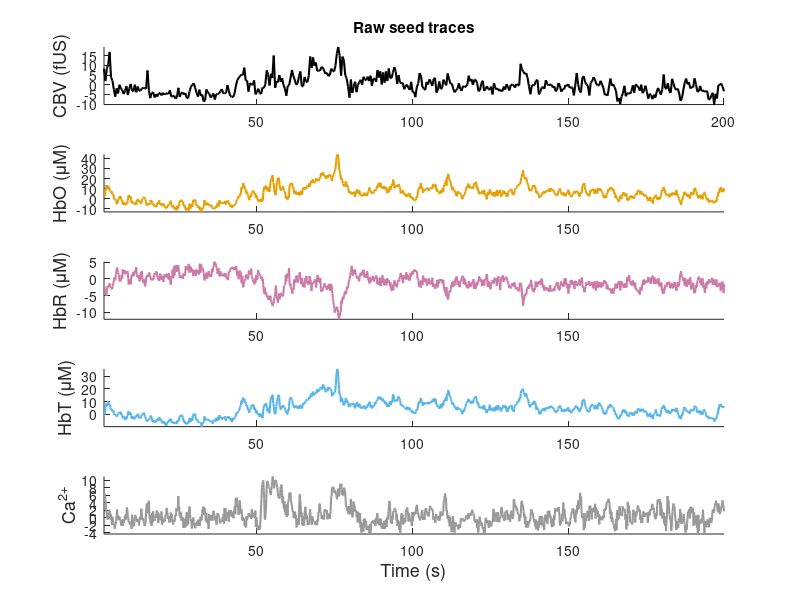
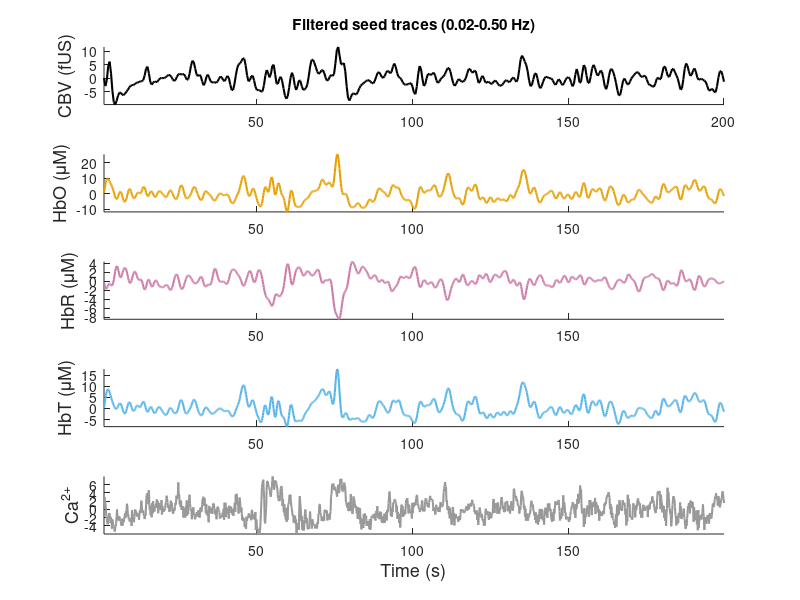

Write MATLAB code to recreate these figures, in order. (Note: this script raises an error after producing the figures.)
%% Code by Shubham Mirg
%%% Kothapalli Lab
%%% Load baseline normalized roi averaged traces
%% ---- Load ----
load('seed_traces_raw.mat');          % Sample seedTrace (Fig 1)
t_fus = seedTrace.t_fus;
t_opt = seedTrace.t_opt;
frameRate_opt = seedTrace.params.frameRate_opt;
frameRate_fus = seedTrace.params.frameRate_fus;

%% ---- Processing parameters ----
f_low   = 0.02;          % bandpass low cutoff (Hz)
f_high  = 0.5;           % bandpass high cutoff (Hz)
f_lowc  = 0.02;          % calcium high-pass cutoff (Hz)
wincorr = 20;            % xcorr lag window (samples)

[fil1, fil2]         = butter(4, [f_low f_high]/(frameRate_opt/2), 'bandpass');
[fil1c, fil2c]       = butter(4, [f_lowc]/(frameRate_opt/2),       'high');
[fil1_fus, fil2_fus] = butter(4, [f_low f_high]/(frameRate_fus/2), 'bandpass');

%% ---- Apply filtering ----
fus_f = filtfilt(fil1_fus, fil2_fus, seedTrace.fus(:)).';
hbo_f = filtfilt(fil1,  fil2,  seedTrace.hbo(:)).';
hbr_f = filtfilt(fil1,  fil2,  seedTrace.hbr(:)).';
hbt_f = filtfilt(fil1,  fil2,  seedTrace.hbt(:)).';
ca_f  = filtfilt(fil1c, fil2c, seedTrace.ca(:)).';

%% ---- Interpolate optical -> fUS time base ----
hbo_int = interp1(t_opt, hbo_f, t_fus, 'linear', 'extrap');
hbr_int = interp1(t_opt, hbr_f, t_fus, 'linear', 'extrap');
hbt_int = interp1(t_opt, hbt_f, t_fus, 'linear', 'extrap');
ca_int  = interp1(t_opt, ca_f,  t_fus, 'linear', 'extrap');

%% ---- 10 colorblind-friendly colors ----
cb10 = [ ...
    0.000 0.000 0.000;  % black
    0.902 0.624 0.000;  % orange
    0.337 0.706 0.914;  % sky blue
    0.000 0.620 0.451;  % bluish green
    0.941 0.894 0.259;  % yellow
    0.000 0.447 0.698;  % blue
    0.835 0.369 0.000;  % vermillion
    0.800 0.475 0.655;  % reddish purple
    0.600 0.600 0.600;  % gray
    0.800 0.600 0.200]; % brown

fntz = 13;

%% ============ Figure 1: raw separate traces (non-normalized) ============
figure('Color','w');

subplot(5,1,1)
plot(t_fus, seedTrace.fus, 'Color', cb10(1,:), 'LineWidth', 1.5);
ylabel('CBV (fUS)', 'FontSize', fntz); axis tight; box off
title('Raw seed traces');

subplot(5,1,2)
plot(t_opt, seedTrace.hbo, 'Color', cb10(2,:), 'LineWidth', 1.5);
ylabel('HbO (\muM)', 'FontSize', fntz); axis tight; box off

subplot(5,1,3)
plot(t_opt, seedTrace.hbr, 'Color', cb10(8,:), 'LineWidth', 1.5);
ylabel('HbR (\muM)', 'FontSize', fntz); axis tight; box off

subplot(5,1,4)
plot(t_opt, seedTrace.hbt, 'Color', cb10(3,:), 'LineWidth', 1.5);
ylabel('HbT (\muM)', 'FontSize', fntz); axis tight; box off

subplot(5,1,5)
plot(t_opt, seedTrace.ca, 'Color', cb10(9,:), 'LineWidth', 1.5);
ylabel('Ca^{2+}', 'FontSize', fntz); xlabel('Time (s)', 'FontSize', fntz);
axis tight; box off

%% ============ Figure 2: filtered separate traces ============
figure('Color','w');

subplot(5,1,1)
plot(t_fus, fus_f, 'Color', cb10(1,:), 'LineWidth', 1.5);
ylabel('CBV (fUS)', 'FontSize', fntz); axis tight; box off
title(sprintf('Filtered seed traces (%.2f-%.2f Hz)', f_low, f_high));

subplot(5,1,2)
plot(t_opt, hbo_f, 'Color', cb10(2,:), 'LineWidth', 1.5);
ylabel('HbO (\muM)', 'FontSize', fntz); axis tight; box off

subplot(5,1,3)
plot(t_opt, hbr_f, 'Color', cb10(8,:), 'LineWidth', 1.5);
ylabel('HbR (\muM)', 'FontSize', fntz); axis tight; box off

subplot(5,1,4)
plot(t_opt, hbt_f, 'Color', cb10(3,:), 'LineWidth', 1.5);
ylabel('HbT (\muM)', 'FontSize', fntz); axis tight; box off

subplot(5,1,5)
plot(t_opt, ca_f, 'Color', cb10(9,:), 'LineWidth', 1.5);
ylabel('Ca^{2+}', 'FontSize', fntz); xlabel('Time (s)', 'FontSize', fntz);
axis tight; box off

%% ============ Figure 3: cross-correlation ============
[chboxfus, lag] = xcorr(fus_f, hbo_int, wincorr, 'normalized');
[chbrxfus, ~]   = xcorr(fus_f, hbr_int, wincorr, 'normalized');
[chbtxfus, ~]   = xcorr(fus_f, hbt_int, wincorr, 'normalized');
[caxfus,   ~]   = xcorr(fus_f, ca_int,  wincorr, 'normalized');

lagTime = lag / frameRate_fus;

figure('Color','w'); hold on
plot(lagTime, chboxfus, 'Color', cb10(2,:), 'LineWidth', 2);
plot(lagTime, chbrxfus, 'Color', cb10(8,:), 'LineWidth', 2);
plot(lagTime, chbtxfus, 'Color', cb10(3,:), 'LineWidth', 2);
plot(lagTime, caxfus,   'Color', cb10(9,:), 'LineWidth', 2);
xline(0, '--', 'Color', cb10(1,:), 'LineWidth', 2, 'HandleVisibility', 'off');
legend('HbO','HbR','HbT','Ca^{2+}', 'FontSize', 15);
xlabel('Lag (s)', 'FontSize', fntz); ylabel('Corr. coeff.', 'FontSize', fntz);
axis tight; ylim([-1 1]); box on
title('Seed-based cross-correlation');

%% ============ Figure 4: coherogram (time-frequency coherence), 4 panels ============

 
fhi_coh = frameRate_fus;                                  % low-pass cutoff (Hz)
[lp1, lp2] = butter(2, fhi_coh/(frameRate_opt/2), 'low'); % 2nd-order low-pass
 
% optical: low-pass on optical base, then interp to fUS base
hbo_lp = interp1(t_opt, filtfilt(lp1, lp2, seedTrace.hbo(:)).', t_fus, 'linear', 'extrap');
hbr_lp = interp1(t_opt, filtfilt(lp1, lp2, seedTrace.hbr(:)).', t_fus, 'linear', 'extrap');
hbt_lp = interp1(t_opt, filtfilt(lp1, lp2, seedTrace.hbt(:)).', t_fus, 'linear', 'extrap');
ca_lp  = interp1(t_opt, filtfilt(lp1, lp2, seedTrace.ca(:)).',  t_fus, 'linear', 'extrap');
 
% fUS: unfiltered raw ROI mean (already on fUS base)
fus_coh = seedTrace.fus(:);
 
coh_sig = {hbo_lp, hbr_lp, hbt_lp, ca_lp};
sig_lab = {'HbO','HbR','HbT','Ca'};
sig_col = [cb10(2,:); cb10(8,:); cb10(3,:); cb10(9,:)];
 
cparams          = struct();
cparams.Fs       = frameRate_fus;
cparams.tapers   = [5 9];
cparams.fpass    = [0 1];
cparams.pad      = 0;
cparams.trialave = 1;
 
movingwin = [30 2];             % [window step] in seconds
 
xc = detrend(fus_coh, 'linear'); xc = xc - mean(xc);
 
figure('Color','w');
for s = 1:numel(coh_sig)
    yy = detrend(coh_sig{s}(:), 'linear'); yy = yy - mean(yy);
    [C, ~, ~, ~, ~, t, f] = cohgramc(xc, yy, movingwin, cparams);
 
    subplot(2,2,s);
    imagesc(t, f, C'); axis xy; colorbar
    xlabel('Time (s)', 'FontSize', fntz); ylabel('Frequency (Hz)', 'FontSize', fntz);
    title(sprintf('fUS vs %s', sig_lab{s}));
    colormap parula; clim([0 1])
end
sgtitle('Time-varying coherence (cohgramc)');
